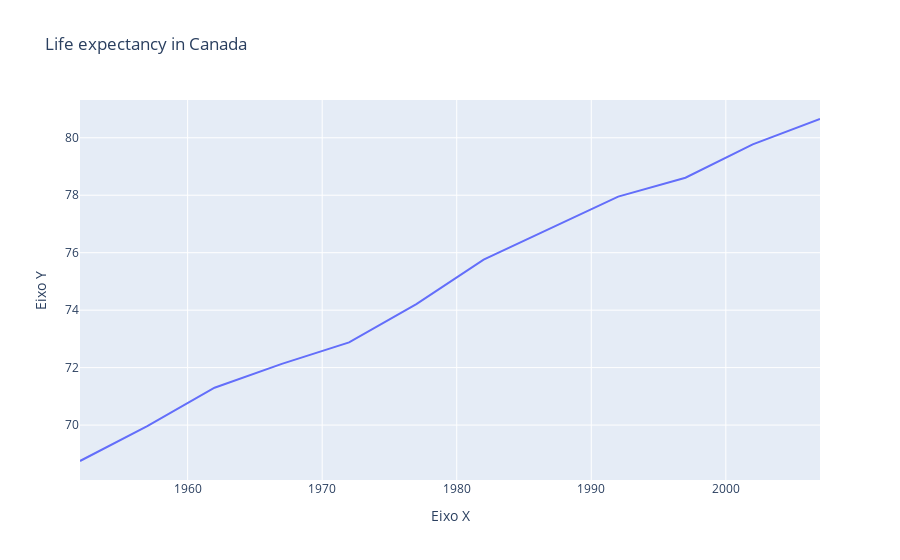

Notebook source saved alongside this figure:
### Code cell
fig.update_layout(
    xaxis_title="Eixo X", yaxis_title="Eixo Y"
 )
fig.show()

### Figure 1 — Plotly figure (JSON) as saved in the notebook; plotly's stock layout.template omitted (floating-point values rounded to 4 significant figures)
{"data": [{"hovertemplate": "year=%{x}<br>lifeExp=%{y}<extra></extra>", "legendgroup": "", "line": {"color": "#636efa", "dash": "solid"}, "marker": {"symbol": "circle"}, "mode": "lines", "name": "", "orientation": "v", "showlegend": false, "type": "scatter", "x": [1952, 1957, 1962, 1967, 1972, 1977, 1982, 1987, 1992, 1997, 2002, 2007], "xaxis": "x", "y": [68.75, 69.96, 71.3, 72.13, 72.88, 74.21, 75.76, 76.86, 77.95, 78.61, 79.77, 80.65], "yaxis": "y"}], "layout": {"legend": {"tracegroupgap": 0}, "title": {"text": "Life expectancy in Canada"}, "xaxis": {"anchor": "y", "domain": [0, 1], "title": {"text": "Eixo X"}}, "yaxis": {"anchor": "x", "domain": [0, 1], "title": {"text": "Eixo Y"}}}}
